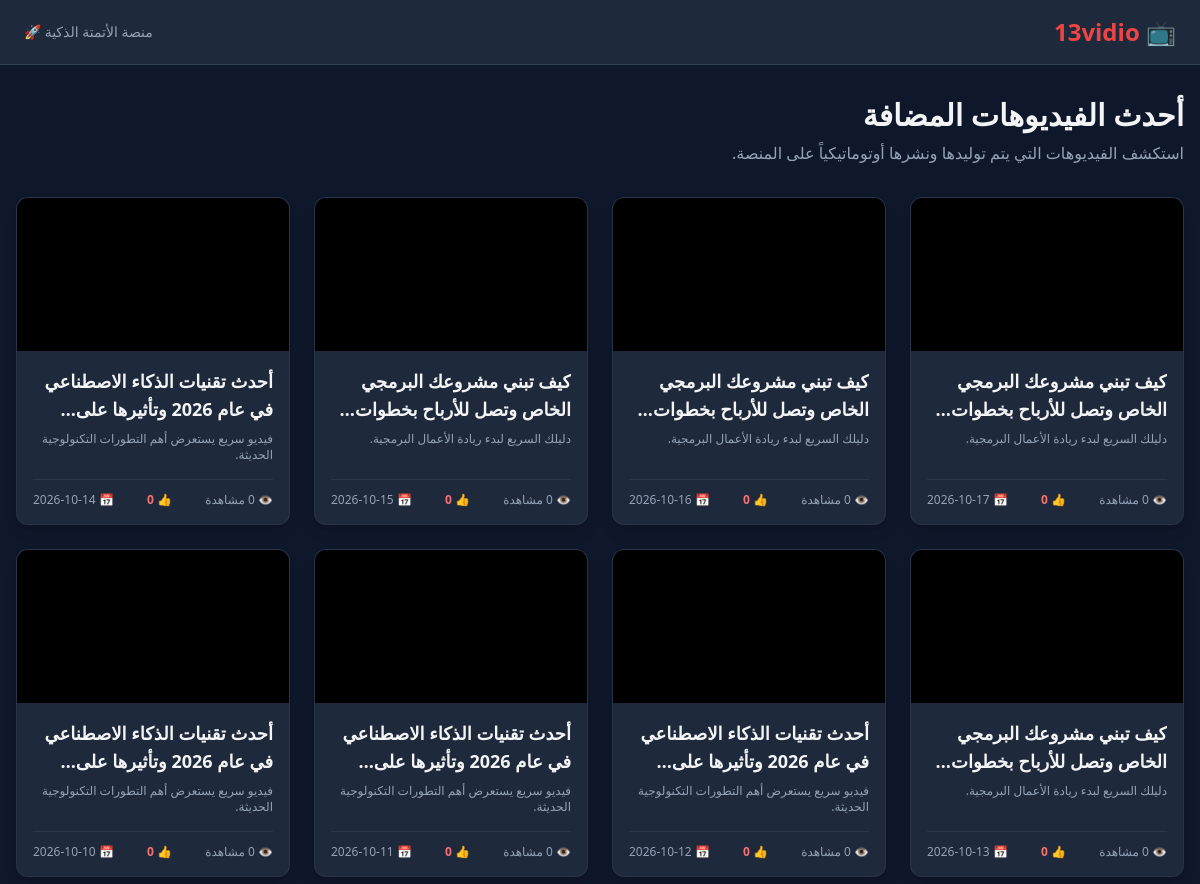
Before: / (upper part) with the older database file.
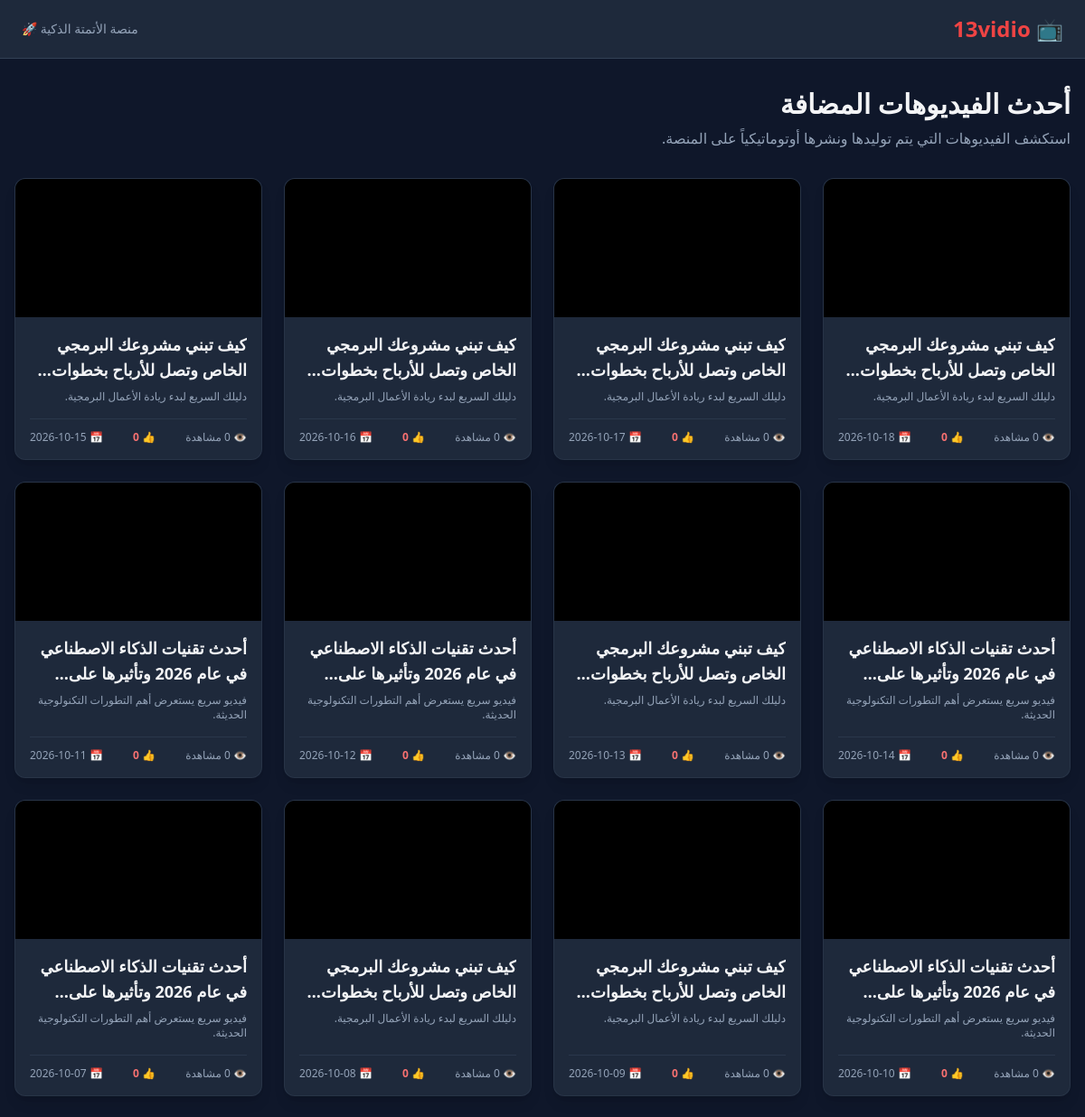
After: the same page with the newer database file.
### app.py (models this page shows)
class Video(db.Model):
  id = db.Column(db.Integer, primary_key=True)
  title = db.Column(db.String(200), nullable=False)
  description = db.Column(db.Text, nullable=True)
  video_url = db.Column(db.String(500), nullable=False)  # رابط الفيديو أو ملفه
  thumbnail_url = db.Column(
      db.String(500), nullable=True
  )  # صورة مصغرة للفيديو
  views = db.Column(db.Integer, default=0)
  likes = db.Column(db.Integer, default=0)
  created_at = db.Column(db.DateTime, default=datetime.utcnow)
  comments = db.relationship(
      "Comment", backref="video", lazy=True, cascade="all, delete-orphan"
  )

### app.py (the view)
@app.route("/")
def index():
  videos = Video.query.order_by(Video.created_at.desc()).all()
  return render_template("index.html", videos=videos)

### templates/index.html (shortened to what this page needs)
<!DOCTYPE html>
<html lang="ar" dir="rtl">
<head>
    <script src="https://cdn.tailwindcss.com"></script>
</head>
<body class="bg-slate-900 text-gray-100 min-h-screen">
    <nav class="bg-slate-800 border-b border-slate-700 px-6 py-4 flex justify-between items-center sticky top-0 z-50">
        <a href="{{ url_for('index') }}" class="text-2xl font-extrabold text-red-500 flex items-center gap-2">
            📺 13vidio
        </a>
        <div class="text-sm text-slate-400">
            منصة الأتمتة الذكية 🚀
        </div>
    </nav>
    <main class="max-w-7xl mx-auto px-4 py-8">
        <div class="mb-8">
            <h1 class="text-3xl font-bold mb-2">أحدث الفيديوهات المضافة</h1>
            <p class="text-slate-400">استكشف الفيديوهات التي يتم توليدها ونشرها أوتوماتيكياً على المنصة.</p>
        </div>
        <div class="grid grid-cols-1 sm:grid-cols-2 md:grid-cols-3 lg:grid-cols-4 gap-6">
            {% for video in videos %}
            <div class="bg-slate-800 rounded-xl overflow-hidden shadow-lg border border-slate-700/50 hover:border-red-500/50 transition duration-300 flex flex-col">
                <a href="{{ url_for('watch_video', video_id=video.id) }}" class="block aspect-video bg-black relative group">
                </a>
                <div class="p-4 flex flex-col flex-grow justify-between">
                    <div>
                        <a href="{{ url_for('watch_video', video_id=video.id) }}">
                            <h2 class="font-bold text-lg mb-2 line-clamp-2 hover:text-red-400 transition">{{ video.title }}</h2>
                        </a>
                        <p class="text-slate-400 text-xs line-clamp-2 mb-4">{{ video.description or "لا يوجد وصف." }}</p>
                    </div>
                    <div class="pt-3 border-t border-slate-700/60 flex justify-between items-center text-xs text-slate-400">
                        <span>👁️ {{ video.views }} مشاهدة</span>
                        <span class="text-red-400 font-semibold">👍 {{ video.likes }}</span>
                        <span>📅 {{ video.created_at.strftime('%Y-%m-%d') }}</span>
                    </div>
                </div>
            </div>
            {% else %}
            <div class="col-span-full text-center py-20 bg-slate-800/50 rounded-2xl border border-slate-800">
                <p class="text-xl text-slate-400 mb-2">لا توجد فيديوهات مضافة حتى الآن!</p>
                <p class="text-sm text-slate-500">قم بتشغيل أداة الأتمتة على جيت هب لتوليد أول فيديو.</p>
            </div>
            {% endfor %}
        </div>
    </main>
</body>
</html>

Changed rows visible on the page:
added Video: title "كيف تبني مشروعك البرمجي الخاص وتصل للأرباح…", description "دليلك السريع لبدء ريادة الأعمال البرمجية.", views "0", likes "0", created_at "2026-10-18"
now on this page (row unchanged): Video: title "كيف تبني مشروعك البرمجي الخاص وتصل للأرباح…", description "دليلك السريع لبدء ريادة الأعمال البرمجية.", views "0", likes "0", created_at "2026-10-09"
now on this page (row unchanged): Video: title "كيف تبني مشروعك البرمجي الخاص وتصل للأرباح…", description "دليلك السريع لبدء ريادة الأعمال البرمجية.", views "0", likes "0", created_at "2026-10-08"
now on this page (row unchanged): Video: title "أحدث تقنيات الذكاء الاصطناعي في عام 2026 وتأثيرها…", description "فيديو سريع يستعرض أهم التطورات التكنولوجية الحديثة.", views "0", likes "0", created_at "2026-10-07"
